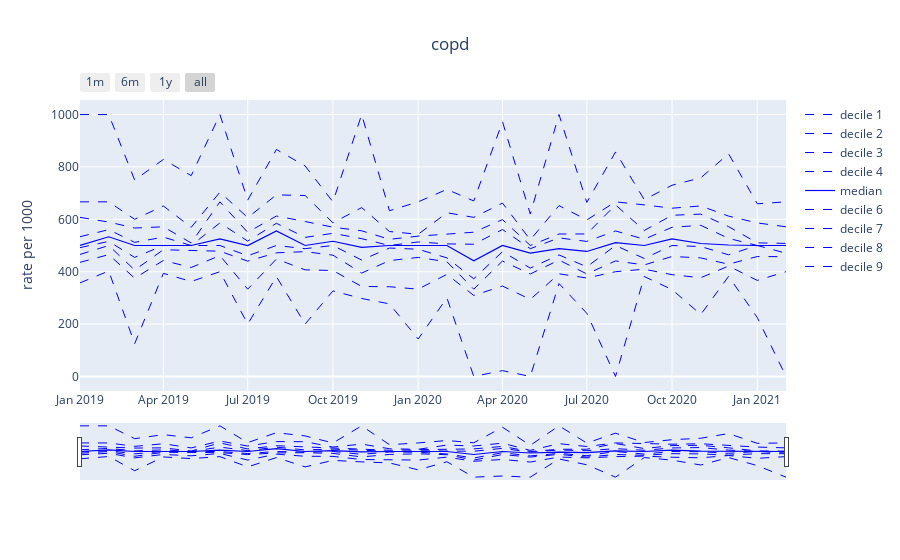

Notebook cell for this chart:
### Code cell
generate_sentinel_measure(data_dict, data_dict_practice, codelist_dict, 'copd', 'CTV3ID', 'CTV3PreferredTermDesc', ["2020-02-01", "2020-04-01", "2020-12-01"])
